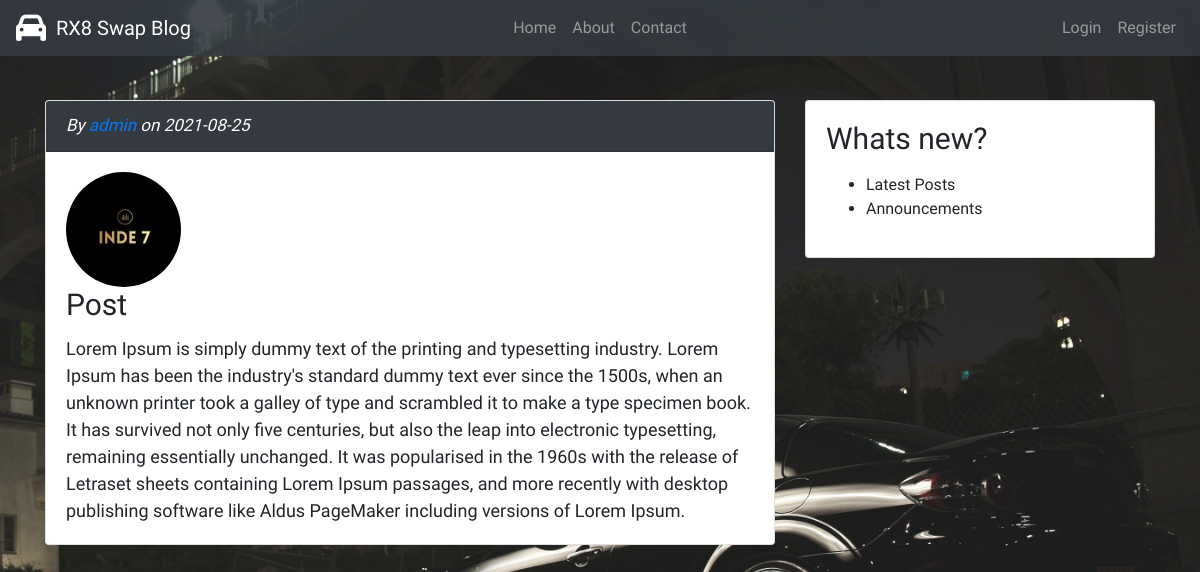
Before: /post/4 with the older database file.
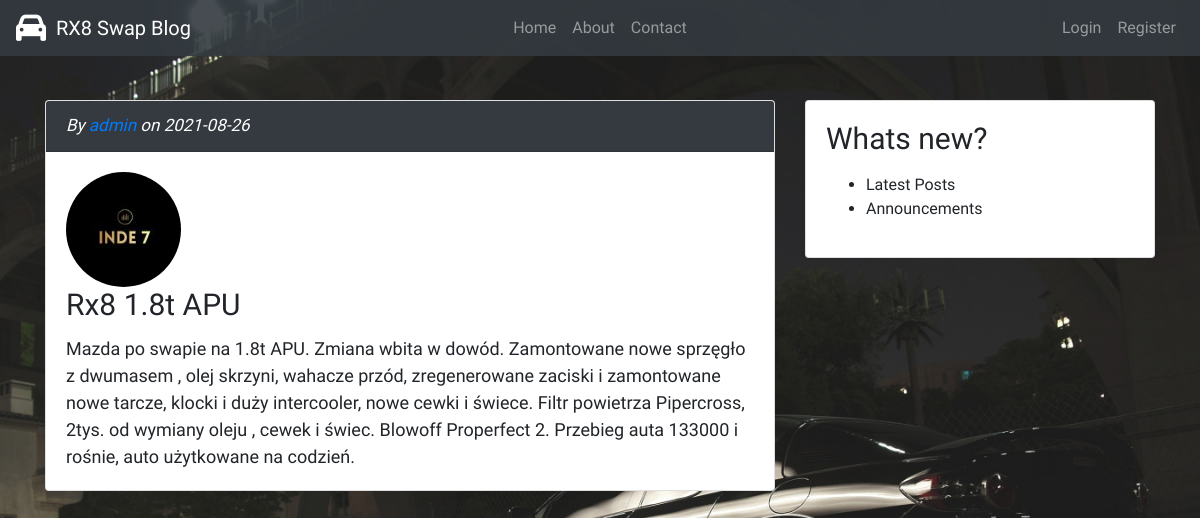
After: the same page with the newer database file.
### flaskblog/models.py (models this page shows, shortened)
class User(db.Model, UserMixin):
	id = db.Column(db.Integer, primary_key=True)
	username = db.Column(db.String(20), unique=True, nullable=False)
	email = db.Column(db.String(120), unique=True, nullable=False)
	image_file = db.Column(db.String(20), nullable=False, default='default.jpg')
	password = db.Column(db.String(60), nullable=False)
	posts = db.relationship('Post', backref='author', lazy=True)

class Post(db.Model):
	id = db.Column(db.Integer, primary_key=True)
	title = db.Column(db.String(100), nullable=False)
	date_posted = db.Column(db.DateTime, nullable=False, default=datetime.utcnow)
	content = db.Column(db.Text, nullable=False)
	user_id = db.Column(db.Integer, db.ForeignKey('user.id'), nullable=False)

### flaskblog/routes.py (the view)
@app.route("/post/<int:post_id>")
def post(post_id):
	post = Post.query.get_or_404(post_id)
	return render_template('post.html', title=post.title, post=post)

### flaskblog/Templates/post.html (shortened to what this page needs)
{% extends "layout.html" %}
{% block content %}
	<div class="card text-black mb-3" style="min-width: 4vw;">
		<div class="card-header">By <a href="{{ url_for('user_posts', username=post.author.username) }}">{{ post.author.username }}</a> on {{ post.date_posted.strftime('%Y-%m-%d') }}
		</div>
			<div class="card-body clearfix">
				<img class="rounded-circle article-img pull-left" style="width: 115px; height: 115px;" src="{{ url_for('static', filename='profile_pics/' + post.author.image_file) }}">
				<h5 class="card-title">{{ post.title }}</h5>
				<p class="card-text">{{ post.content }}</p>
			</div>
	</div>
{% endblock content %}

### flaskblog/Templates/layout.html (shortened to what this page needs)
<!DOCTYPE html>
<html>
<head>
    <link rel="stylesheet" href="https://stackpath.bootstrapcdn.com/bootstrap/4.3.1/css/bootstrap.min.css"
>
    <link rel="stylesheet" href="https://cdnjs.cloudflare.com/ajax/libs/font-awesome/4.7.0/css/font-awesome.min.css">
    <link rel="stylesheet" type="text/css" href="{{ url_for('static', filename='main.css') }}">
</head>
<body>
	<header>
		<nav class="navbar navbar-dark navbar-expand-md justify-content-center fixed-top">
		    <a href="/" class="navbar-brand d-flex w-50 mr-auto mb-0 h1"><i class="fa fa-car" style="font-size:30px; margin-right: 5px;"></i>&nbsp;RX8 Swap Blog</a>
		    <div class="navbar-collapse collapse w-100" id="collapsingNavbar3">
		        <ul class="navbar-nav w-100 justify-content-center">
		            <li class="nav-item">
		                <a class="nav-link" href="{{ url_for('home') }}">Home</a>
		            </li>
		            <li class="nav-item">
		                <a class="nav-link" href="{{ url_for('about') }}">About</a>
		            </li>
		            <li class="nav-item">
		                <a class="nav-link" href="{{ url_for('contact') }}">Contact</a>
		            </li>
		        </ul>
		        <ul class="nav navbar-nav ml-auto w-100 justify-content-end">
		        	{% if current_user.is_authenticated %}
		        		<li class="nav-item">
			                <a class="nav-link" href="{{ url_for('new_post') }}">New Post</a>
			            </li>
		        		<li class="nav-item">
			                <a class="nav-link" href="{{ url_for('account') }}">Account</a>
			            </li>
		        		<li class="nav-item">
			                <a class="nav-link" href="{{ url_for('logout') }}">Logout</a>
			            </li>
		        	{% else %}
			            <li class="nav-item">
			                <a class="nav-link" href="{{ url_for('login') }}">Login</a>
			            </li>
			            <li class="nav-item">
			                <a class="nav-link" href="{{ url_for('register') }}">Register</a>
		            	</li>
		            {% endif %}
		        </ul>
		    </div>
		</nav>
	</header>
	<main role="main" class="container">
		<div class="row">
			<div class="col-md-8">
				{% block content %}{% endblock%}
			</div>
			<div class="col-md-4">
				<section class="sidebar">
					<div class="card">
						<div class="card-body">
							<h3 class="card-title">Whats new?</h3>
							<p class="card-text">
								<ul>
									<li>Latest Posts</li>
									<li>Announcements</li>
								</ul>
							</p>
						</div>
					</div>
				</section>
			</div>
		</div>
	</main>
</body>
</html>

### flaskblog/static/main.css (style rules this page uses)
body { background-image: url("tlo.jpg") !important; background-position: center; background-repeat: no-repeat; background-position: fixed; background-attachment: fixed; background-size: cover; }
* { font-family: 'Red Hat Display', sans-serif; }
.container { margin-top: 80px; margin-bottom: 20px; }
.sidebar { margin-top: 20px; }
.card { margin-top: 20px; }
.card-title { font-size: 30px; }
.card-header { font-style: italic; font-size: 17px; color: white; background-color: #343A40; }
.card-text { font-size: 18px; }
.navbar { background-color: rgb(52,58,64, 0.9) }
.card-body img { width: 115px; height: 115px; margin-right: 20px; }

Changed rows visible on the page:
changed Post: date_posted "2021-08-25" → "2021-08-26"; title "Post" → "Rx8 1.8t APU"; content "Lorem Ipsum is simply dummy text of the printing and typesetting industry. Lorem Ipsum has been the industry's standard dummy text ever since the 1500s, when an unknown printer took a galley of type and scrambled it to make a type specimen book. It has survived not only five centuries, but also the leap into electronic typesetting, remaining essentially unchanged. It was popularised in the 1960s with the release of Letraset sheets containing Lorem Ipsum passages, and more recently with desktop publishing software like Aldus PageMaker including versions of Lorem Ipsum." → "Mazda po swapie na 1.8t APU. Zmiana wbita w dowód. Zamontowane nowe sprzęgło z dwumasem , olej skrzyni, wahacze przód, zregenerowane zaciski i zamontowane nowe tarcze, klocki i duży intercooler, nowe cewki i świece. Filtr powietrza Pipercross, 2tys. od wymiany oleju , cewek i świec. Blowoff Properfect 2. Przebieg auta 133000 i rośnie, auto użytkowane na codzień."
